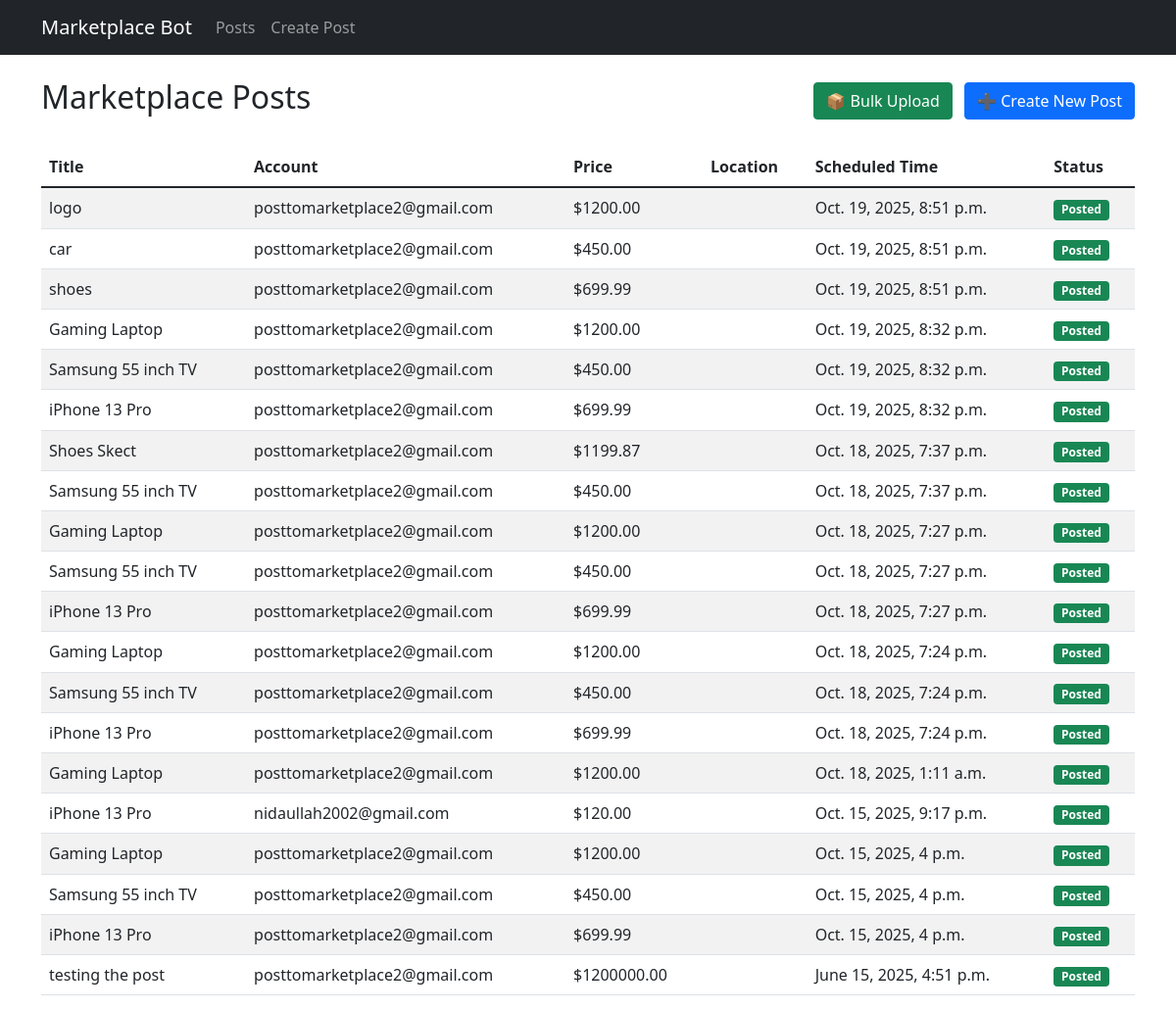
/, run on an earlier commit of the app's database.
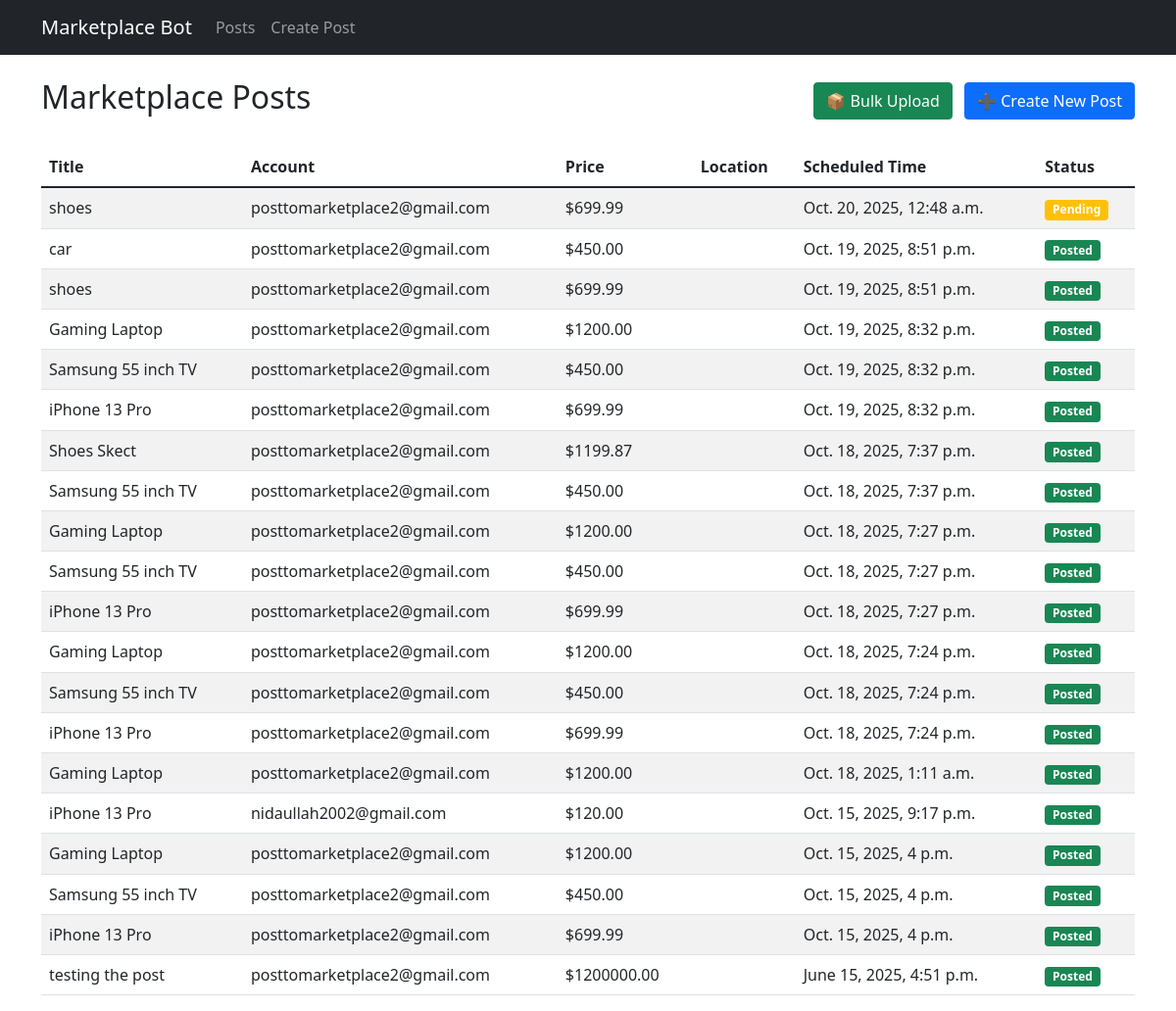
And on a later commit of the database.
### postings/models.py (models this page shows, shortened)
class MarketplacePost(models.Model):
    account = models.ForeignKey(FacebookAccount, on_delete=models.CASCADE)
    title = models.CharField(max_length=255)
    description = models.TextField()
    price = models.DecimalField(max_digits=10, decimal_places=2)
    image = models.ImageField(upload_to='posts/', blank=True)
    scheduled_time = models.DateTimeField()
    posted = models.BooleanField(default=False)
    created_at = models.DateTimeField(auto_now_add=True)
    updated_at = models.DateTimeField(auto_now=True)

### accounts/models.py (models this page shows, shortened)
class FacebookAccount(models.Model):
    email = models.EmailField()
    password = models.CharField(max_length=255)  # Store securely in production
    session_cookie = models.TextField(blank=True, null=True)
    created_at = models.DateTimeField(auto_now_add=True)

### postings/views.py (the view)
# urls.py: path('', views.post_list, name='post_list'),
def post_list(request):
    posts = MarketplacePost.objects.all().order_by('-scheduled_time')
    return render(request, 'postings/post_list.html', {'posts': posts})

### postings/templates/postings/post_list.html
{% extends "base.html" %} {% block content %}
<div class="container mt-4">
  <div class="d-flex justify-content-between align-items-center mb-4">
    <h2>Marketplace Posts</h2>
    <div>
      <a href="{% url 'bulk_upload_posts' %}" class="btn btn-success me-2"
        >📦 Bulk Upload</a
      >
      <a href="{% url 'create_post' %}" class="btn btn-primary"
        >➕ Create New Post</a
      >
    </div>
  </div>
  <div class="table-responsive">
    <table class="table table-striped">
      <thead>
        <tr>
          <th>Title</th>
          <th>Account</th>
          <th>Price</th>
          <th>Location</th>
          <th>Scheduled Time</th>
          <th>Status</th>
        </tr>
      </thead>
      <tbody>
        {% for post in posts %}
        <tr>
          <td>{{ post.title }}</td>
          <td>{{ post.account.email }}</td>
          <td>${{ post.price }}</td>
          <td>{{ post.location }}</td>
          <td>{{ post.scheduled_time }}</td>
          <td>
            {% if post.posted %}
            <span class="badge bg-success">Posted</span>
            {% else %}
            <span class="badge bg-warning">Pending</span>
            {% endif %}
          </td>
        </tr>
        {% empty %}
        <tr>
          <td colspan="6" class="text-center">No posts found.</td>
        </tr>
        {% endfor %}
      </tbody>
    </table>
  </div>
</div>
{% endblock %}

What changed in the data, as far as the page shows it:
removed MarketplacePost: title "logo", account.email "posttomarketplace2@gmail.com", price "1200.00", scheduled_time "Oct. 19, 2025, 8:51 p.m.", posted "Posted"
added MarketplacePost: title "shoes", account.email "posttomarketplace2@gmail.com", price "699.99", scheduled_time "Oct. 20, 2025, 12:48 a.m.", posted "Pending"
